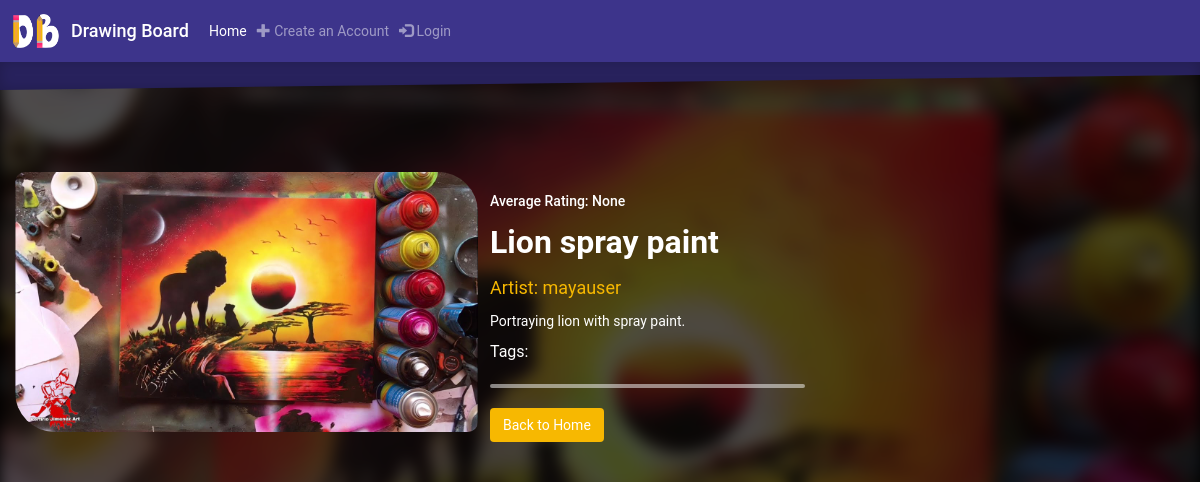
/artwork/15/details/, run on an earlier commit of the app's database.
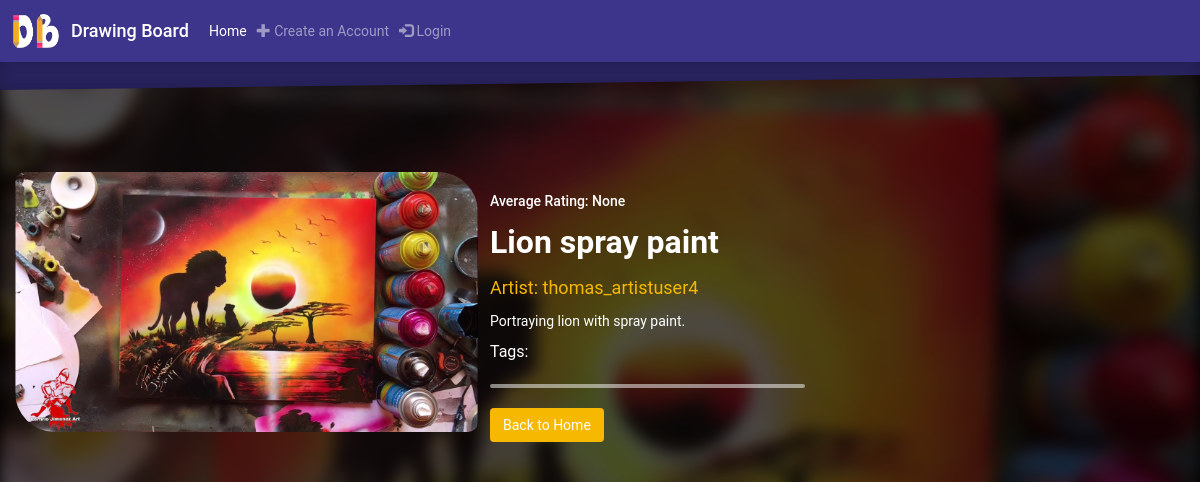
And on a later commit of the database.
### gallery/models.py (models this page shows, shortened)
class Artwork(models.Model):
    artwork_title = models.CharField(max_length=200)
    artwork_description = models.TextField(max_length=280, null=True, blank=True)
    artwork_artist = models.ForeignKey('Artist', on_delete=models.CASCADE)
    artwork_tag = models.ManyToManyField(Tag, blank=True)
    artwork_picture = models.ImageField(upload_to='images/', null=True, blank=True) # comment out null and blank later
    artwork_created = models.DateTimeField(auto_now_add=True)

class Artist(models.Model):
    user = models.OneToOneField(User, on_delete=models.CASCADE)
    artist_role = models.BooleanField(default=False)
    description = models.TextField(max_length=280, null=True, blank=True)  # this is the default for all descriptions
    profile_picture = models.ImageField(upload_to='images/', null=True, blank=True)
    def __str__(self):
        return f'{self.user}'

### gallery/views.py (the view, shortened to what this page needs)
# urls.py: path('artwork/<int:pk>/details/', views.artwork_details, name='artwork_details'),
def artwork_details(request, pk):
    artwork = get_object_or_404(Artwork, pk=pk)
    avgfull = Rating.objects.filter(rating_artwork=artwork).aggregate(Avg('rating_level')).get('rating_level__avg', 0.0)
    if avgfull is not None:
        avg = round(avgfull, 2)
    else:
        avg = avgfull
    try:
        favorite = Favorite.objects.get(favorite_artist=request.user.artist, favorite_artwork=artwork)
        try:
            rating = Rating.objects.get(rating_artist=request.user.artist, rating_artwork=artwork)
            rating = rating.rating_level
        except Rating.DoesNotExist:
            rating = "not rated yet!"
        return render(request, 'gallery/artwork_details.html',
                      {'artwork': artwork, 'status': 'button heart red', 'avgrate': avg, 'prevrate': rating})
    except:
        return render(request, 'gallery/artwork_details.html', {'artwork': artwork, 'avgrate': avg})

### gallery/templates/gallery/artwork_details.html (shortened to what this page needs)
<!DOCTYPE html>
{% extends 'gallery/base.html' %}
{% load static %}
{% block content %}
    <head>
    </head>
    <div class="container bcontent" style="position: absolute; top: 0; margin: 0; z-index: 0">
        <div class="card" style="width: 100%; z-index: 4; position: absolute; left: 0; height: 100%; background-color: rgba(245, 245, 245, 0.4); ">
            <div class="row no-gutters" style=" margin-left: 1em; margin-right: 1em; margin-top: 15%; position: absolute; !important opacity: 1" >
                <div class="col-sm-5">
                    <img class="card-img" src="{{ artwork.artwork_picture.url }}" style= "border-radius: 10px 40px;" alt="Card image cap">
                </div>
                <div class="col-sm-7">
                    <div class="card-body" style="color: white;">
                        <h5>Average Rating: {{ avgrate }}</h5>
                        <p style="font-weight: bold; font-size: xx-large">{{ artwork.artwork_title }}</p>
                        <a style="color: #f7b801" href="{% url 'gallery:artist_view' pk=artwork.artwork_artist.pk %}"><p style="font-size: large">Artist: {{ artwork.artwork_artist }}</p></a>
                        <p>{{ artwork.artwork_description }}</p>
                        <p style="font-size: medium">Tags: </p>
                        <hr style="border: 2px solid white; border-radius: 5px; opacity: .5; width: 50%; margin-left: 0; position: relative">
                        <a href="{% url 'gallery:home' %}" class="btn btn-dark" style="background-color: #f7b801">Back to Home</a>
                    </div>
                </div>
            </div>
        </div>
    </div>
{% endblock %}

What changed in the data, as far as the page shows it:
changed Artwork "Lion spray paint": artwork_artist "mayauser" → "thomas_artistuser4"
